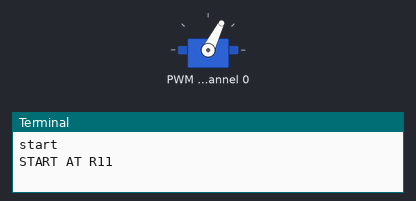
The program below on a simulated Raspberry Pi (BCM pin numbers). Parts: servo, the last lines printed to the terminal. Servo angles are drawn from the pulse width (0.5 ms = 0°, 2.5 ms = 180°); library files of the repository ran but are not shown: PCA9685.py.

Above: at 0.05 s.
At 3.55 s:
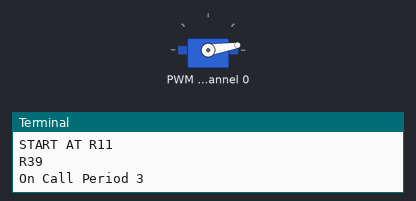
At 6.25 s:
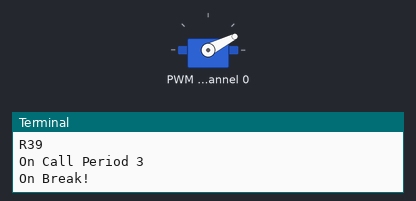
At 12.5 s:
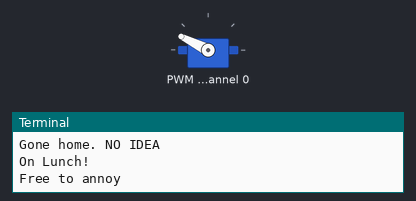
Timing chart, 0 to 16.3 s (numbered marks = the images above):
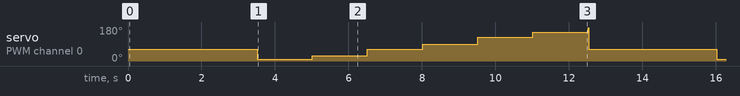

Measured:
- by itself, servo on PWM channel 0: repeats every 12.5 s: 27° 1.5 s, 63° 1.5 s, 90° 1.5 s, 126° 1.5 s, 153° 1.5 s, 175° 0.02 s, 63° 3.5 s, 9° 1.5 s

The program:

codingclockCalibration.py
```python
import datetime
import time
from PCA9685 import PCA9685
from time import ctime

from time import sleep

print("start")

pwm = PCA9685(0x40)
pwm.setPWMFreq(50)

while True:

    print("START AT R11")
    pwm.setServoPulse(0,1200)
    sleep(2)

    print("R39")
    pwm.setServoPulse(0,300)
    sleep(1.5)

    print("On Call Period 3")
    pwm.setServoPulse(0,600)
    sleep(1.5)

    print("On Break!")
    pwm.setServoPulse(0,800)
    sleep(1.5)

    print("R11 Period 1")
    pwm.setServoPulse(0,1200)
    sleep(1.5)

    print("Gone home. NO IDEA")
    pwm.setServoPulse(0,1500)
    sleep(1.5)

    print("On Lunch!")
    pwm.setServoPulse(0,1900)
    sleep(1.5)

    print("Free to annoy")
    pwm.setServoPulse(0,2200)
    sleep(1.5)
```
